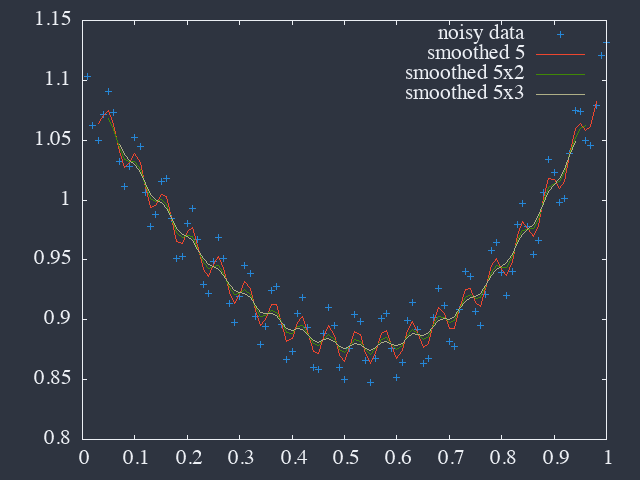

Source code (gnuplot):
! ./smooth 5 dip.dat > dip-smooth5.dat
! ./smooth 5 dip-smooth5.dat > dip-smooth5x2.dat
! ./smooth 5 dip-smooth5x2.dat > dip-smooth5x3.dat

set terminal dumb ansi256
plot "dip.dat" title "noisy data", \
 "dip-smooth5.dat" w l title "smoothed 5",\
 "dip-smooth5x2.dat" w l title "smoothed 5x2",\
 "dip-smooth5x3.dat" w l title "smoothed 5x3"

call '../../scripts/set-png.gp' 'dip.png'
